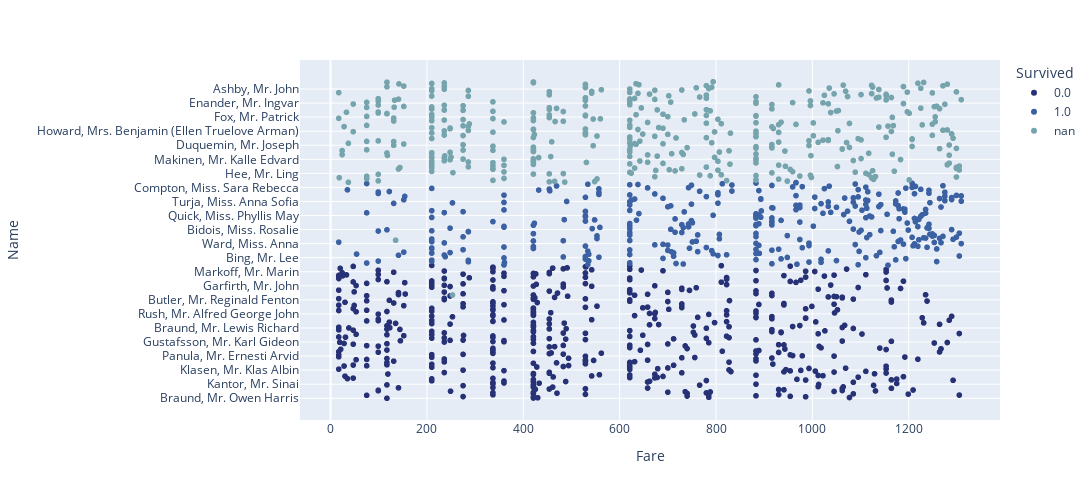

Notebook code cell kept with this figure:
### Code cell
dfplt = df.copy(deep=True)
dfplt["Survived"] = dfplt["Survived"].astype(str)
fig = px.scatter(dfplt, x="Fare", y="Name", color = "Survived", size_max=6,
                 width=1200, height=500,color_discrete_sequence=cm)
fig.show()

### Figure 1 — Plotly figure (JSON) as saved in the notebook; plotly's stock layout.template omitted (floating-point values rounded to 4 significant figures; data arrays with more than 128 entries replaced by an {"elided": "..."} marker saying what was removed)
{"data": [{"hovertemplate": "Survived=0.0<br>Fare=%{x}<br>Name=%{y}<extra></extra>", "legendgroup": "0.0", "marker": {"color": "#273176", "symbol": "circle"}, "mode": "markers", "name": "0.0", "showlegend": true, "type": "scattergl", "x": {"elided": "549 float values"}, "xaxis": "x", "y": {"elided": "549 str values"}, "yaxis": "y"}, {"hovertemplate": "Survived=1.0<br>Fare=%{x}<br>Name=%{y}<extra></extra>", "legendgroup": "1.0", "marker": {"color": "#3B61A3", "symbol": "circle"}, "mode": "markers", "name": "1.0", "showlegend": true, "type": "scattergl", "x": {"elided": "342 float values"}, "xaxis": "x", "y": {"elided": "342 str values"}, "yaxis": "y"}, {"hovertemplate": "Survived=nan<br>Fare=%{x}<br>Name=%{y}<extra></extra>", "legendgroup": "nan", "marker": {"color": "#76A4AC", "symbol": "circle"}, "mode": "markers", "name": "nan", "showlegend": true, "type": "scattergl", "x": {"elided": "418 float values"}, "xaxis": "x", "y": {"elided": "418 str values"}, "yaxis": "y"}], "layout": {"height": 500, "legend": {"title": {"text": "Survived"}, "tracegroupgap": 0}, "margin": {"t": 60}, "width": 1200, "xaxis": {"anchor": "y", "domain": [0, 1], "title": {"text": "Fare"}}, "yaxis": {"anchor": "x", "domain": [0, 1], "title": {"text": "Name"}}}}
